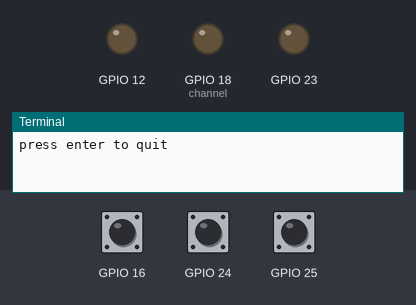
Bench run of a program on a simulated Raspberry Pi (BCM pin numbers). Shown: output pins drawn as LEDs (lit = HIGH), the last lines printed to the terminal. Dashed ring = blinking. Inputs (shaded band) come from the test bench; at power-on: GPIO 24 LOW, GPIO 16 LOW, GPIO 25 LOW. Random numbers come from a fixed seed.

Above: at 1.7 s.
1.8 s: GPIO 24 pulled HIGH for 0.15 s
At 2.7 s:
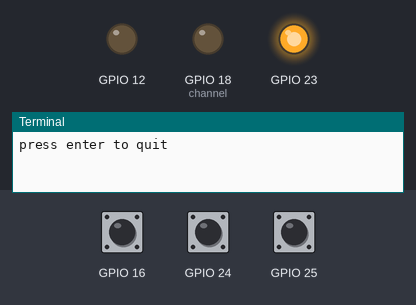
3.4 s: GPIO 16 pulled HIGH for 0.15 s
At 3.9 s:
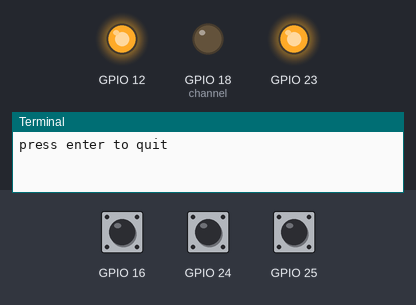
5.0 s: GPIO 25 pulled HIGH for 0.15 s
At 5.5 s:
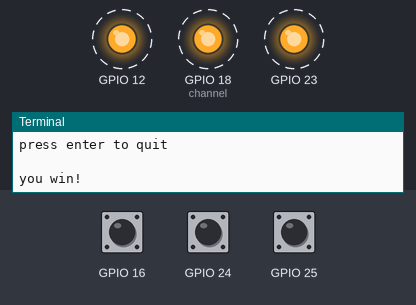
8.1 s: GPIO 25 pulled HIGH for 1 s
11.1 s: GPIO 24 pulled HIGH for 1 s
At 12.1 s:
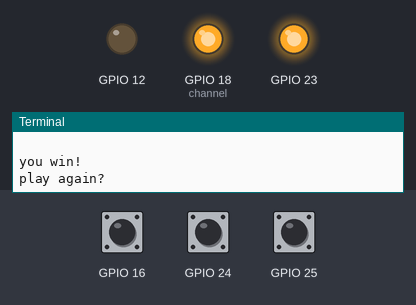
13.6 s: GPIO 16 pulled HIGH for 1 s
At 18.0 s:
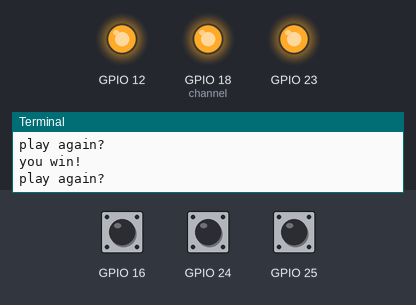
Timing chart, 0 to 19.1 s (numbered marks = the images above; inputs shaded):
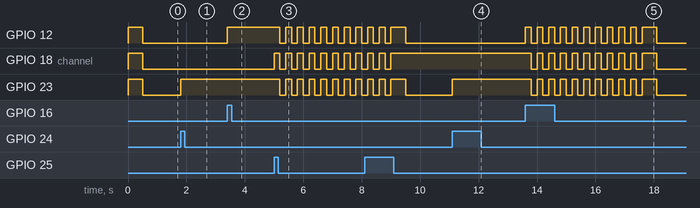

The program:

button6.py
```python
import RPi.GPIO as GPIO
import random
import time


button_to_light_dict={
  25: { "channel": 18 },
  24: { "channel": 23 },
  16: { "channel": 12 }
}
index=0
sequence=[25, 24, 16]


def all_lights(value):
  GPIO.output(18, value)
  GPIO.output(23, value)
  GPIO.output(12, value)


def button_pressed(channel):
  global button_to_light_dict
  global index
  global sequence

  expected=sequence[index]

  if channel == expected and index == len(sequence) - 1:
    print("you win!")

    for step in range(10):
      all_lights(True)
      time.sleep(0.2)

      all_lights(False)
      time.sleep(0.2)

    print("play again?")
    setup_game()

  elif channel == expected:
    GPIO.output(button_to_light_dict[channel]["channel"], True)
    index += 1

  else:
    print("wrong sequence! try again")
    setup_game()


def setup_game():
  global index
  global sequence

  index=0

  random.shuffle(sequence)

  all_lights(True)
  time.sleep(0.5)

  all_lights(False)


GPIO.setwarnings(False)
GPIO.setmode(GPIO.BCM)

# buttons
GPIO.setup(25, GPIO.IN, pull_up_down=GPIO.PUD_DOWN)
GPIO.setup(24, GPIO.IN, pull_up_down=GPIO.PUD_DOWN)
GPIO.setup(16, GPIO.IN, pull_up_down=GPIO.PUD_DOWN)

GPIO.add_event_detect(25, GPIO.RISING, callback=button_pressed, bouncetime=500)
GPIO.add_event_detect(24, GPIO.RISING, callback=button_pressed, bouncetime=500)
GPIO.add_event_detect(16, GPIO.RISING, callback=button_pressed, bouncetime=500)

# lights
GPIO.setup(18, GPIO.OUT)
GPIO.setup(23, GPIO.OUT)
GPIO.setup(12, GPIO.OUT)

setup_game()

input("press enter to quit\n\n")

GPIO.cleanup()
```

Measured:
- after the input at 1.8 s, GPIO 23: LOW → HIGH at once
- after the input at 3.4 s, GPIO 12: LOW → HIGH at once
- after the input at 5.0 s, GPIO 12, GPIO 23: alternates HIGH for 0.20 s and LOW for 0.20 s, starting after 0.20 s; GPIO 18 (channel): alternates HIGH for 0.20 s and LOW for 0.20 s, starting at once
- after the input at 11.1 s, GPIO 23: LOW → HIGH at once
- after the input at 13.6 s, GPIO 12: goes 10 × (HIGH 0.20 s, LOW 0.20 s), HIGH 0.50 s, then LOW, starting at once; GPIO 18 (channel), GPIO 23: goes 9 × (LOW 0.20 s, HIGH 0.20 s), LOW 0.20 s, HIGH 0.50 s, then LOW, starting after 0.20 s
